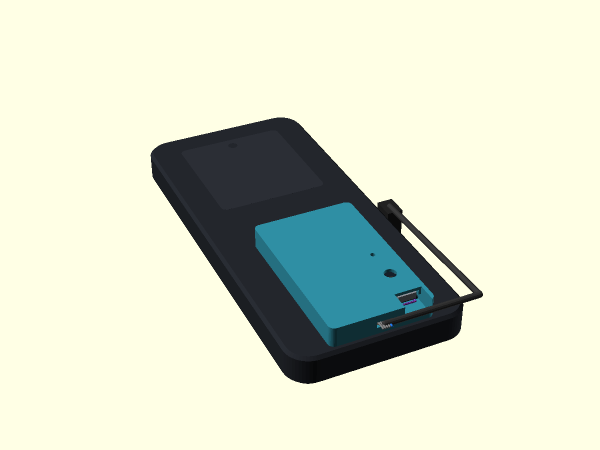
#> input picture wireless/box/renders/a_top_flat_soldered_end.png, 1200 x 900 px, given in place of a_top_flat_soldered_end.png.ppm, which was not available (shown at 1/2 size)
$ python render_preview.py ../../../wireless/box/renders/a_top_flat_soldered_end.png
#> lines starting #> are read from the running program, lines starting #| are printed output that depends on the picture
#!/usr/bin/env python3
"""Turns the preview program's pictures (NAME_n.ppm plus NAME_n.txt) into PNG files with the text drawn in a readable font.
Usage: render_preview.py NAME_0 [NAME_1 ...]    (needs Pillow; only used for previews)"""
import sys
from PIL import Image, ImageDraw, ImageFont

ZOOM = 3
FONT = "/System/Library/Fonts/Menlo.ttc"


def main():
    for base in sys.argv[1:]:
        img = Image.open(base + ".ppm").resize((320 * ZOOM, 240 * ZOOM), Image.NEAREST)
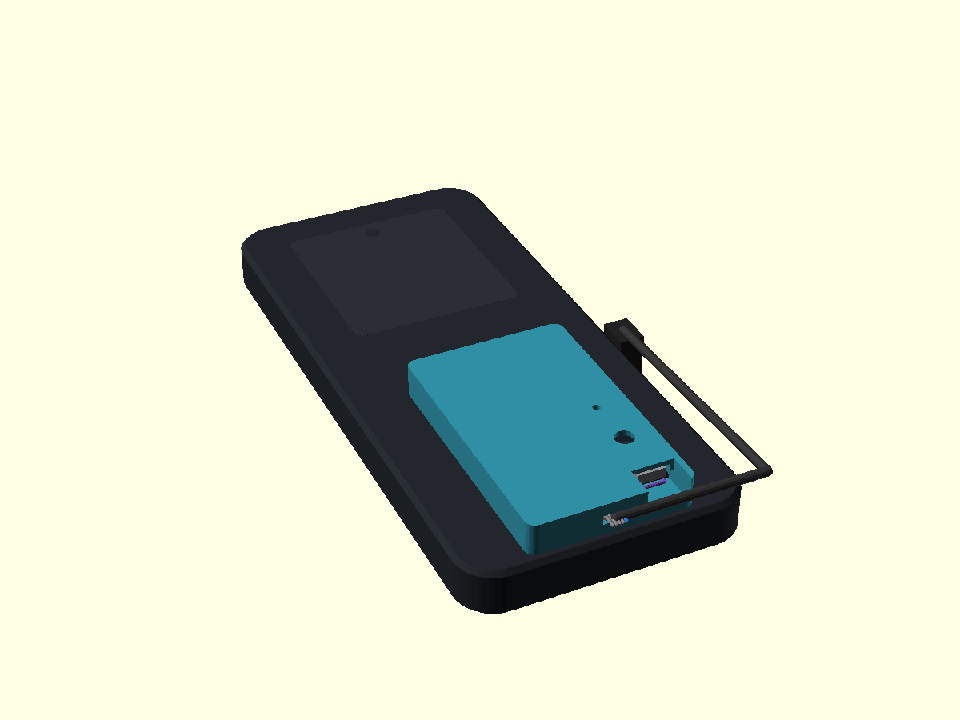
#> img: PIL image 960x720 RGB; mean R, G, B 215.5, 220.7, 201.2
        draw = ImageDraw.Draw(img)
        for line in open(base + ".txt"):
            x, y, sc, red, green, blue, text = line.rstrip("\n").split(" ", 6)
            x, y, sc = int(x), int(y), int(sc)
            font = ImageFont.truetype(FONT, int(13.2 * sc * ZOOM))
            for i, ch in enumerate(text):   # one character per 8-pixel cell, like the calculator's fixed-width font
                draw.text(((x + i * 8 * sc) * ZOOM, (y - sc) * ZOOM), ch, font=font, fill=(int(red), int(green), int(blue)))
        img.save(base + ".png")


if __name__ == "__main__":
#> (the run stopped early here; a loop or call above may not have finished)

$ run again, on wireless/box/renders/a_top_flat_soldered_end_right.png
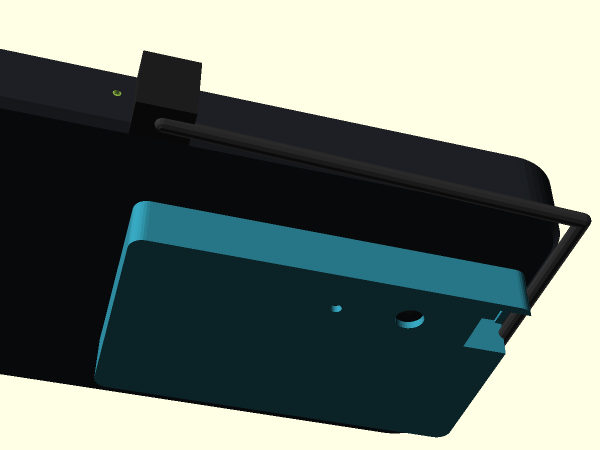
#> input picture wireless/box/renders/a_top_flat_soldered_end_right.png, 1200 x 900 px, given in place of a_top_flat_soldered_end_right.png.ppm, which was not available (shown at 1/2 size)
#> in main, `img = Image.open(base + ".ppm").resize((320 * ZOOM, 240 * ZOOM), Image..`:
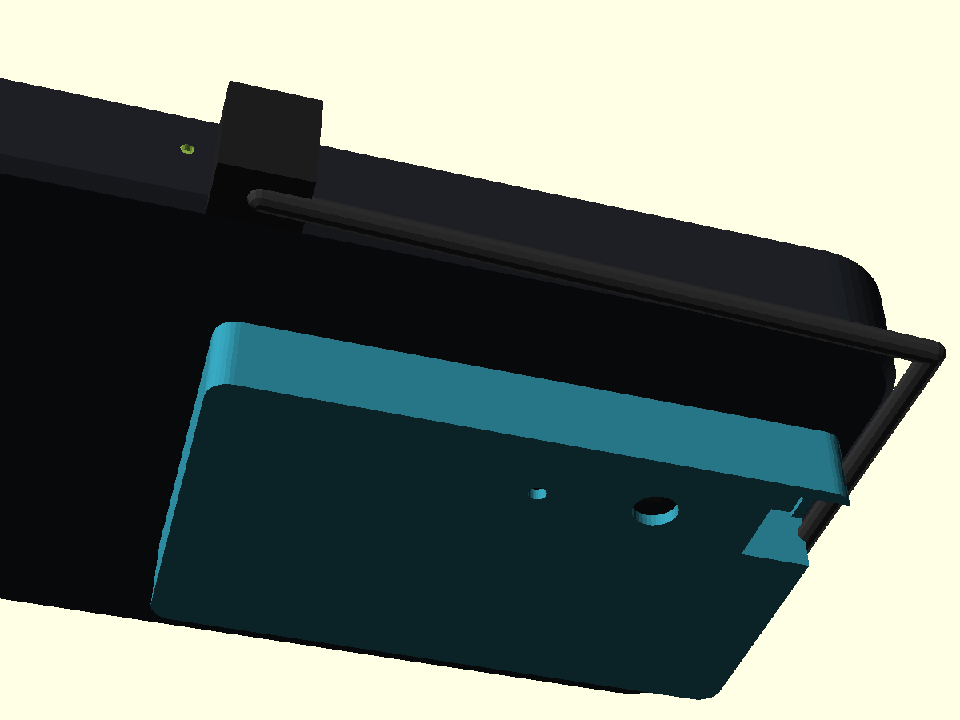
#> img: PIL image 960x720 RGB; mean R, G, B 110, 120, 112.7
